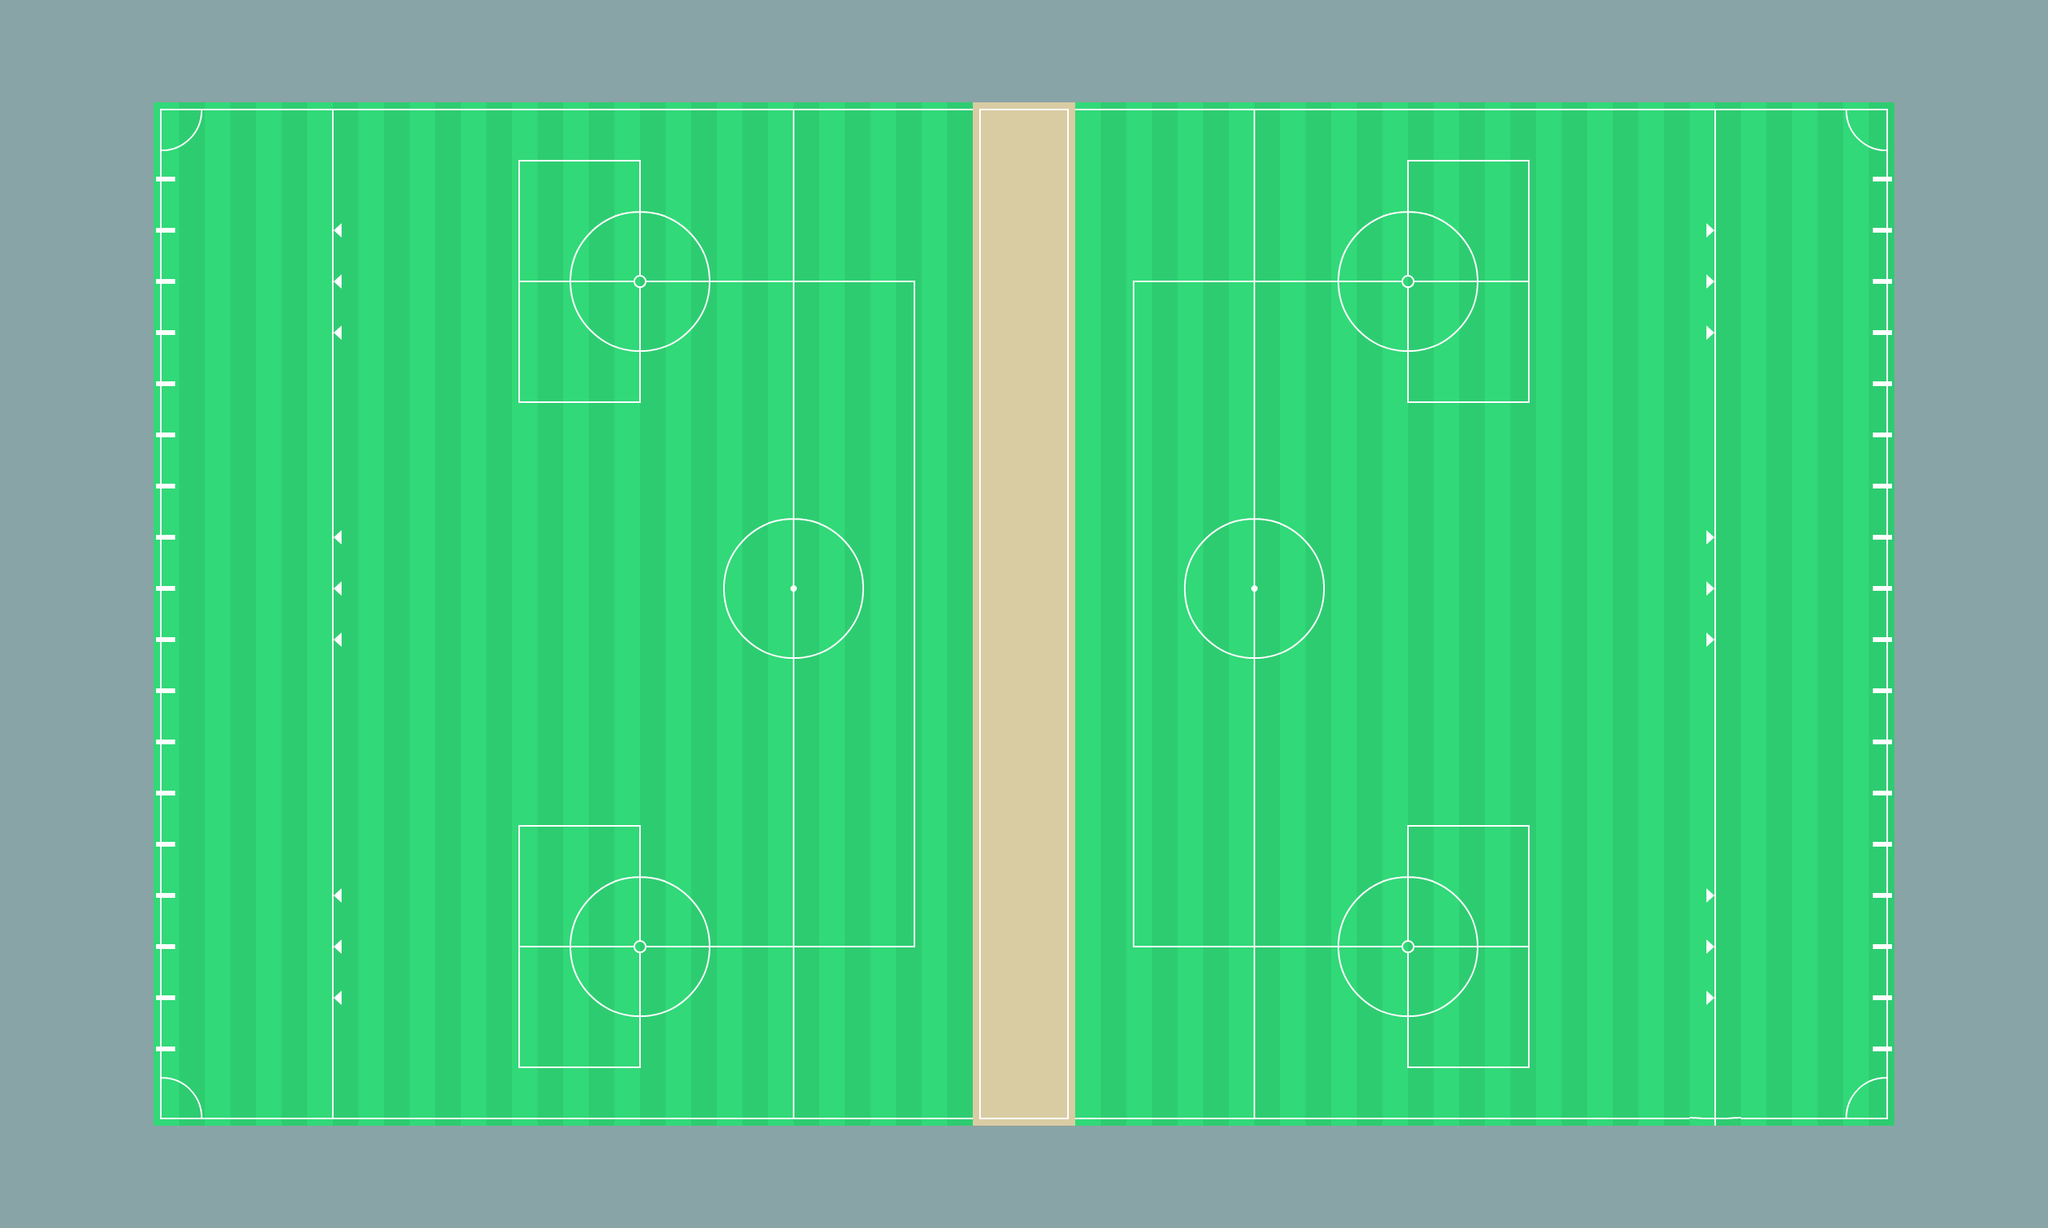

Below is a game level as drawn by its tile map, then a one-line description and the .tmx file that defines it, in full:
An orthogonal 40x24 tile map with 64x64 px tiles, 1 tile layer (Tile Layer 1), 3 tilesets.

<map version="1.2" tiledversion="1.3.2" orientation="orthogonal" renderorder="right-down" compressionlevel="0" width="40" height="24" tilewidth="64" tileheight="64" infinite="0" nextlayerid="2" nextobjectid="1">
 <editorsettings>
  <export target="../../Field.tmx" format="tmx" />
 </editorsettings>
 <tileset firstgid="1" source="groundGrass_mownWide.tsx" />
 <tileset firstgid="209" source="groundTarmac.tsx" />
 <tileset firstgid="417" source="groundBeige_white.tsx" />
 <layer id="1" name="Tile Layer 1" width="40" height="24">
  <data encoding="csv">
209,209,209,209,209,209,209,209,209,209,209,209,209,209,209,209,209,209,209,209,209,209,209,209,209,209,209,209,209,209,209,209,209,209,209,209,209,209,209,209,
209,209,209,209,209,209,209,209,209,209,209,209,209,209,209,209,209,209,209,209,209,209,209,209,209,209,209,209,209,209,209,209,209,209,209,209,209,209,209,209,
209,209,209,32,3,3,4,3,3,3,3,3,3,3,3,4,3,3,3,418,421,3,3,3,4,3,3,3,3,3,3,3,3,4,3,3,33,209,209,209,
209,209,209,159,1,1,17,1,1,1,2,3,12,1,1,17,1,1,1,431,434,1,1,1,17,1,1,11,3,5,1,1,1,17,1,1,160,209,209,209,
209,209,209,159,1,1,82,1,1,1,15,8,47,10,1,17,1,1,1,431,434,1,1,1,17,1,8,47,10,18,1,1,1,81,1,1,160,209,209,209,
209,209,209,159,1,1,82,1,1,1,28,22,54,48,30,124,30,38,1,431,434,1,37,30,124,30,22,54,48,31,1,1,1,81,1,1,160,209,209,209,
209,209,209,159,1,1,82,1,1,1,15,34,49,36,1,17,1,18,1,431,434,1,15,1,17,1,34,49,36,18,1,1,1,81,1,1,160,209,209,209,
209,209,209,159,1,1,17,1,1,1,41,42,25,1,1,17,1,18,1,431,434,1,15,1,17,1,1,24,42,44,1,1,1,17,1,1,160,209,209,209,
209,209,209,159,1,1,17,1,1,1,1,1,1,1,1,17,1,18,1,431,434,1,15,1,17,1,1,1,1,1,1,1,1,17,1,1,160,209,209,209,
209,209,209,159,1,1,17,1,1,1,1,1,1,1,1,17,1,18,1,431,434,1,15,1,17,1,1,1,1,1,1,1,1,17,1,1,160,209,209,209,
209,209,209,159,1,1,82,1,1,1,1,1,1,1,8,47,10,18,1,431,434,1,15,8,47,10,1,1,1,1,1,1,1,81,1,1,160,209,209,209,
209,209,209,159,1,1,82,1,1,1,1,1,1,1,21,16,23,18,1,431,434,1,15,21,16,23,1,1,1,1,1,1,1,81,1,1,160,209,209,209,
209,209,209,159,1,1,82,1,1,1,1,1,1,1,34,49,36,18,1,431,434,1,15,34,49,36,1,1,1,1,1,1,1,81,1,1,160,209,209,209,
209,209,209,159,1,1,17,1,1,1,1,1,1,1,1,17,1,18,1,431,434,1,15,1,17,1,1,1,1,1,1,1,1,17,1,1,160,209,209,209,
209,209,209,159,1,1,17,1,1,1,1,1,1,1,1,17,1,18,1,431,434,1,15,1,17,1,1,1,1,1,1,1,1,17,1,1,160,209,209,209,
209,209,209,159,1,1,17,1,1,1,1,1,1,1,1,17,1,18,1,431,434,1,15,1,17,1,1,1,1,1,1,1,1,17,1,1,160,209,209,209,
209,209,209,159,1,1,17,1,1,1,2,3,12,1,1,17,1,18,1,431,434,1,15,1,17,1,1,11,3,5,1,1,1,17,1,1,160,209,209,209,
209,209,209,159,1,1,82,1,1,1,15,8,47,10,1,17,1,18,1,431,434,1,15,1,17,1,8,47,10,18,1,1,1,81,1,1,160,209,209,209,
209,209,209,159,1,1,82,1,1,1,28,22,54,48,30,124,30,51,1,431,434,1,50,30,124,30,22,54,48,31,1,1,1,81,1,1,160,209,209,209,
209,209,209,159,1,1,82,1,1,1,15,34,49,36,1,17,1,1,1,431,434,1,1,1,17,1,34,49,36,18,1,1,1,81,1,1,160,209,209,209,
209,209,209,159,1,1,17,1,1,1,41,42,25,1,1,17,1,1,1,431,434,1,1,1,17,1,1,24,42,44,1,1,1,17,1,1,160,209,209,209,
209,209,209,45,42,42,43,42,42,42,42,42,42,42,42,43,42,42,42,457,460,42,42,42,43,42,42,42,42,42,42,42,42,173,42,42,46,209,209,209,
209,209,209,209,209,209,209,209,209,209,209,209,209,209,209,209,209,209,209,209,209,209,209,209,209,209,209,209,209,209,209,209,209,209,209,209,209,209,209,209,
209,209,209,209,209,209,209,209,209,209,209,209,209,209,209,209,209,209,209,209,209,209,209,209,209,209,209,209,209,209,209,209,209,209,209,209,209,209,209,209
</data>
 </layer>
</map>
